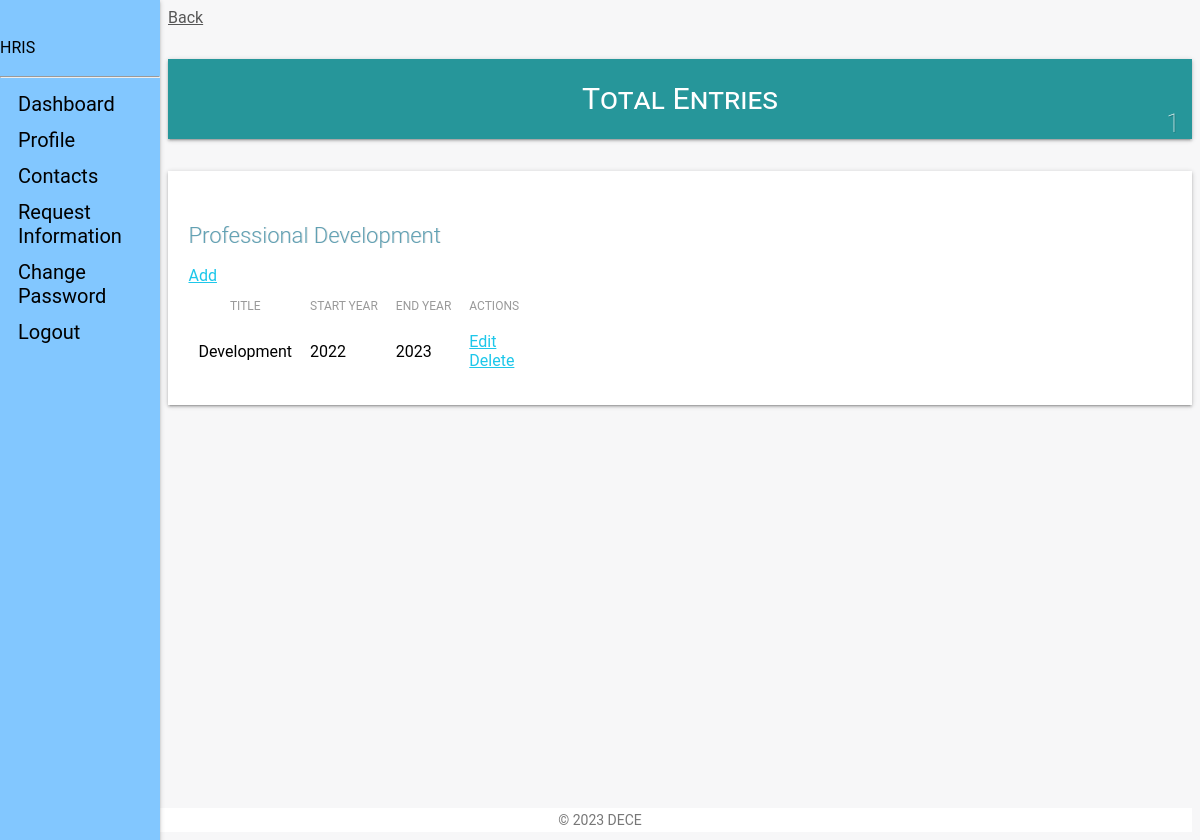
Page /staff_view/development/ (signed in) on the committed database.
### staff_app/models.py (models this page shows, shortened)
class Development(models.Model):
    user = models.ForeignKey(CustomUser, on_delete=models.CASCADE, default=1)
    title = models.CharField(max_length=100, verbose_name=_(
        'Title'), null=True, blank=False)
    year_start = models.IntegerField(verbose_name=_('Start Year'), null=True, validators=[
        MinValueValidator(1900), max_value_current_year])
    year_end = models.IntegerField(verbose_name=_('End Year'), null=True, validators=[
        MinValueValidator(1900), max_value_current_year])
    updated = models.DateTimeField(auto_now=True, auto_now_add=False)
    created = models.DateTimeField(auto_now=False, auto_now_add=True)
    class Meta:
        verbose_name = _('Development')
        verbose_name_plural = _('Development')
        ordering = ['-created']

### staff_app/views.py (the view)
# urls.py: path('development/', views.development_view, name="development"),
def development_view(request):
    if not request.user.is_authenticated:
        return redirect('hris:home')
    development = Development.objects.filter(user_id=request.user.id)
    context = {
        "object": development
    }
    return render(request, "staff/staff_development.html", context)

### templates/staff/staff_development.html (shortened to what this page needs)
{% extends 'base.html' %}
{% load static %}
{% load humanize %}
{% block content %}
<link type="text/CSS" href="{% static 'css/light-bootstrap-dashboard.css' %}" rel="stylesheet"/>
<section class="row">
    <section class="col col-lg-12">
        <span><a href="{{request.META.HTTP_REFERER|escape}}" style="color:#565656;">Back</a></span>
    </section>
</section>
    <section class="row margin-bottom">
        <div class="container-fluid">
        <section class="col-lg-4 col-md-4 col-sm-12">
            <div class="employee-box sec-box">
                <a href="">
                <span>Total Entries</span>
                </a>
                {% if object %}
                    <span class="count-object">{{ object.count }}</span>
                {% else %}
                    <span class="count-object">0</span>
                {% endif %}
            </div>
        </section>
    </section>
    <div class="table-responsive table-shadow">
        <div class="text-center table-description">
            <h4 class="title-h3" style="color: #60a0b3 !important;
            text-shadow: 1px 0px rgba(0,0,0,0.11)"> Professional Development</h4>
        </div>
        <div class="container-fluid">
            <div class="row">
                 <div class="download-print-action">
                    <a href="{% url 'staff:development-add' %}">Add</a>
                </div>
            </div>
        </div>
        <table class="table">
            <thead>
                <tr>
                  <th scope="col">Title</th>
                  <th scope="col">Start Year</th>
                  <th scope="col">End Year</th>
                  <th scope="col">Actions</th>
                </tr>
            </thead>
            <tbody>
                {% if not object %}
                    <tr>
                    <td>No Entries</td>
                    </tr>
                {% else %}
                    {% for obj in object %}
                    <tr>
                        <td>{{obj.title}}</td>
                        <td>{{obj.year_start}}</td>
                        <td>{{obj.year_end}}</td>
                        <td><a href="{% url 'staff:development-edit' obj.id %}">Edit</a><br>
                            <a href="{% url 'staff:development-delete' obj.id %}">Delete</a>
                        </td>
                    </tr>
                    {% endfor %}
                {% endif %}
            </tbody>
        </table>
    </div>
{% endblock content %}

### rows in the picture
Development: title "Development", year_start "2022", year_end "2023"

### other values in the picture
{{ object.count }} "1"
